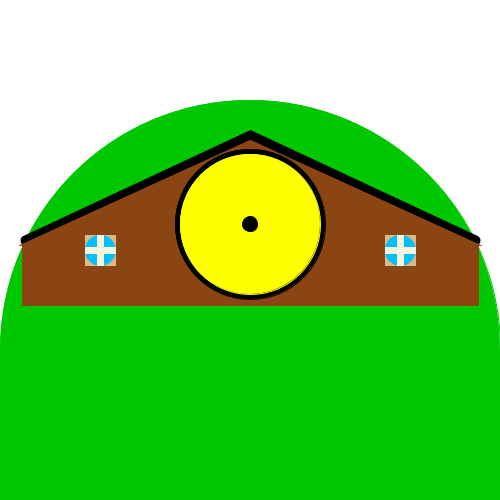
Frame 1 (no input)
Frame 60 (the mouse pressed at the canvas centre just before this capture): identical to frame 1, image omitted
Frame 120 (the mouse held since frame 60 and released just before this capture): identical to frame 1, image omitted

The Processing sketch that drew this single still picture (run headless with seeded random() and noise(); from frame 60 on, the mouse is pressed at the canvas centre):

// Processing sketch: processing_130341
// ── processing_130341.pde

int w = 500;
int h = 500;
int grass = color(0, 200, 0);
int yellow = color(255, 255, 0);
int brown = color(139, 69, 19);


void setup() {
  size(500, 500);
  ellipseMode(CENTER);
  rectMode(CENTER);
}

void draw() {
  background(255);
  house();
}

void house() {
  int H = (h/2)+100;
  //draw the hill
  fill(grass);
  stroke(grass);
  arc(w/2, H, w, h, PI, TWO_PI);
  rect(w/2, ((h/4)*3)+100, w, 250);
  
  //draw the house
  fill(0);
  stroke(0);
  strokeWeight(10);
  line(25, h/2-10, w/2, 135);
  line(w/2, 135, w-25, h/2-10);
  fill(brown);
  stroke(brown);
  strokeWeight(1);
  triangle(20, h/2-5, w/2, 140, w-20, h/2-5);
  rect(w/2, h/2+25, w-44, 60);
  
  //draw the windows
  fill(222, 184, 135);
  stroke(222, 184, 135);
  rect(100, h/2, 30, 30);
  rect(400, h/2, 30, 30);
  fill(0, 191, 255);
  stroke(0, 191, 255);
  ellipse(100, h/2, 30, 30);
  ellipse(400, h/2, 30, 30);
  fill(245, 245, 220);
  stroke(245, 245, 220);
  rect(100, h/2, 30, 6);
  rect(100, h/2, 6, 30);
  rect(400, h/2, 30, 6);
  rect(400, h/2, 6, 30);
  
  //draw the door
  fill(0);
  stroke(0);
  ellipse(w/2, (h/2)-26, 150, 150);
  fill(yellow);
  stroke(yellow);
  ellipse(w/2, (h/2)-26, 140, 140);
  fill(0);
  stroke(0);
  ellipse(w/2, (h/2)-26, 15, 15);
  //line(w/2, 149, w/2, 299);
}
